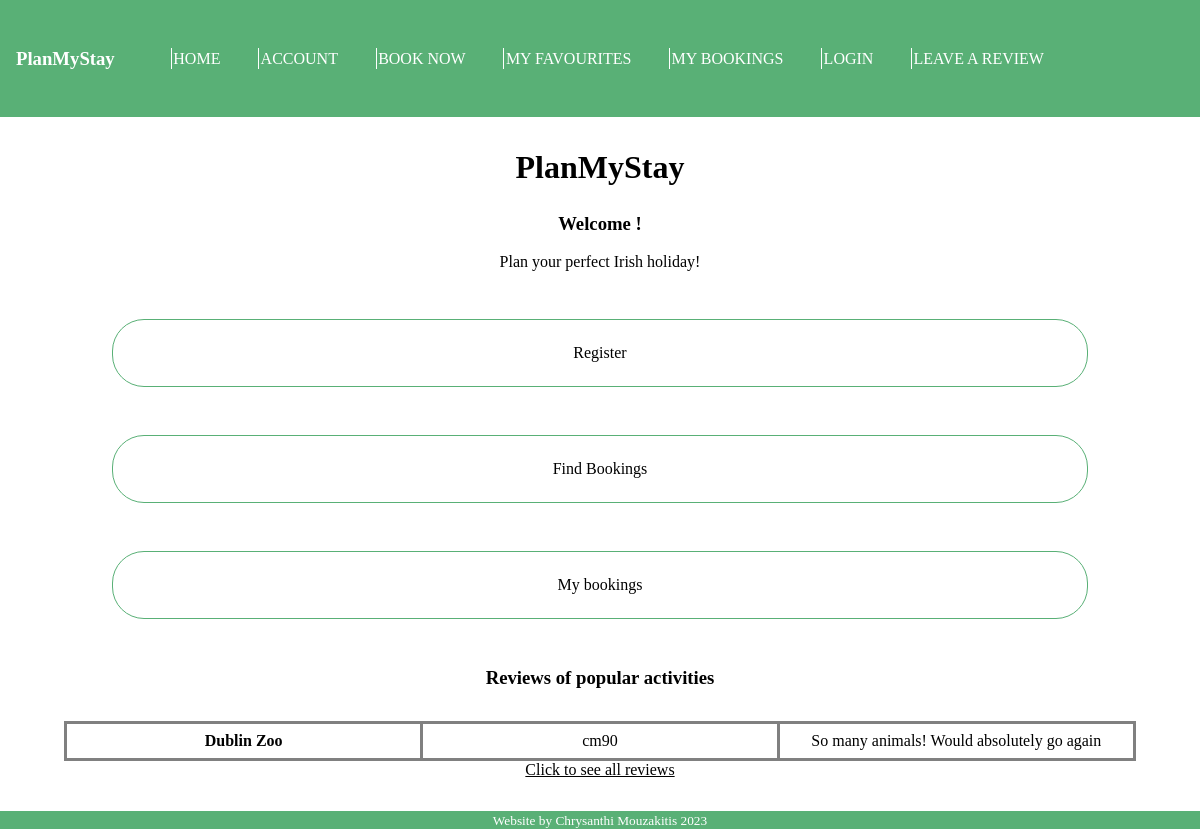
The page / on the database its author committed.
### tables this page shows
CREATE TABLE reviews 
(
    user_id INTEGER NOT NULL,
    activity_name TEXT NOT NULL,
    stars TEXT NOT NULL,
    star_num INTEGER NOT NULL,
    review TEXT NOT NULL
);

### app.py (the view)
@app.route("/")
def index():
    db = get_db()
    user_id=session.get("user_id", " ")
    reviews = db.execute("""SELECT * FROM reviews""").fetchall()
    return render_template("main_page.html", reviews = reviews, user_id=user_id)

### app.py (called while the page is built)
@app.before_request
def logged_in_user():
    g.user = session.get("user_id", None)

@app.before_request
def logged_in_admin():
    g.admin = session.get("admin_id", None)

### database.py (called while the page is built)
def get_db():
    if "db" not in g:
        g.db = sqlite3.connect(DATABASE,
            detect_types=sqlite3.PARSE_DECLTYPES
        )
        g.db.row_factory = sqlite3.Row
    return g.db

### templates/main_page.html
{% extends "base.html" %}
{% block main_content %}
<h1>PlanMyStay</h1>
<h3>Welcome {{user_id}}!</h3>
<p>Plan your perfect Irish holiday!</p>
<section id="links">
<a href="{{url_for('register')}}">Register</a>
<a href="{{url_for('activities')}}" class="important">Find Bookings</a>
<a href="{{url_for('booked_activities')}}">My bookings</a>
</section>
<h3>Reviews of popular activities</h3>
<section>
    {% for x in reviews%}
    <table class="review">
        <tr>
            <th>{{x["activity_name"]}}</th>
            <td>{{x["user_id"]}}</td>
            <td>{{x["review"]}}</td>
        </tr>
    </table>
    {%endfor%}
    <a href="{{url_for('reviews')}}" class="small_link">Click to see all reviews</a>
</section>
{% endblock %}

### static/css.css (style rules this page uses)
body { text-align: center; }
h1 { font-size: 2em; }
#links a { padding: 1.5em; border: .1em solid #59b076; border-radius: 2em; margin:3em; text-align: center; font-size:1em; }
a { text-decoration: none; }
body { margin: 0; }
section { margin:2em; }
table { border-collapse: collapse; margin:auto; text-align: center; }
td, th { border: .2em solid grey; padding: 0.5em; margin: 0.5em; padding:2em; }
.review td, .review th { width:30%; padding:0.5em; }
.review tr { margin:0.1em; }
.review { width: 100%; }
.small_link { text-decoration: underline; }
a { display:block; color:black; }

### rows shown on the page
reviews: activity_name "Dublin Zoo", user_id "cm90", review "So many animals! Would absolutely go again"
